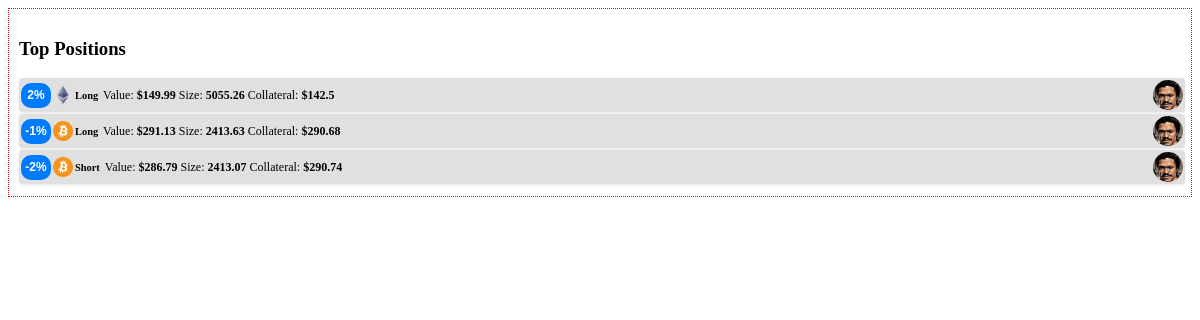
The app's page /positions/top_positions, older data.
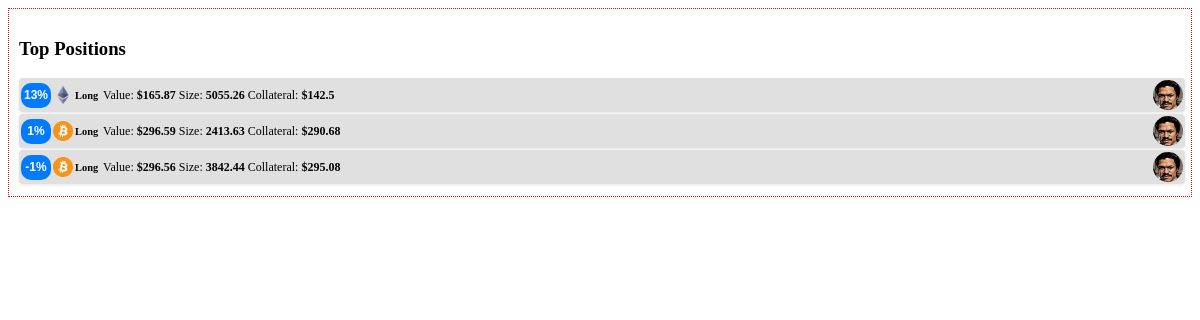
The same page, newer data.
### tables this page shows
CREATE TABLE positions (
        id TEXT PRIMARY KEY,
        asset_type TEXT,
        position_type TEXT,
        entry_price REAL,
        liquidation_price REAL,
        current_travel_percent REAL,
        value REAL,
        collateral REAL,
        size REAL,
        leverage REAL,
        wallet_name TEXT,
        last_updated DATETIME,
        alert_reference_id TEXT,
        hedge_buddy_id TEXT,
        current_price REAL,
        liquidation_distance REAL,
        heat_index REAL,
        current_heat_index REAL,
        pnl_after_fees_usd REAL
    );

### positions/positions_bp.py (the view)
@positions_bp.route("/top_positions", methods=["GET"])
@positions_bp.route("/top_positions", methods=["GET"])
def show_top_positions():
    try:
        all_positions = PositionService.get_all_positions(DB_PATH)
        valid_positions = [pos for pos in all_positions if pos.get("current_travel_percent") is not None]
        top_positions = sorted(valid_positions, key=lambda pos: pos["current_travel_percent"], reverse=True)[:3]
        bottom_positions = sorted(valid_positions, key=lambda pos: pos["current_travel_percent"])[:3]
        print("DEBUG: Alert States for Top Positions:")
        for pos in top_positions:
            print("Top Position - ID: {}, Alert State: {}".format(pos.get("id", "unknown"),
                                                                  pos.get("alert_state", "N/A")))
        print("DEBUG: Alert States for Bottom Positions:")
        for pos in bottom_positions:
            print("Bottom Position - ID: {}, Alert State: {}".format(pos.get("id", "unknown"),
                                                                     pos.get("alert_state", "N/A")))
        return render_template("top_positions.html", top_positions=top_positions, bottom_positions=bottom_positions)
    except Exception as e:
        print("Error retrieving top positions: {}".format(e))
        return render_template("top_positions.html", top_positions=[], bottom_positions=[])

### data/data_locker.py (called while the page is built)
    @classmethod
    def get_instance(cls, db_path: Optional[str] = None) -> 'DataLocker':
        if cls._instance is None:
            cls._instance = cls(db_path)
        return cls._instance

    def read_positions(self):
        cursor = self.conn.cursor()
        cursor.execute("SELECT * FROM positions")
        rows = cursor.fetchall()
        cursor.close()
        return rows

### launch_pad.py (called while the page is built)
@app.context_processor
def update_theme_context():
    config_path = current_app.config.get("CONFIG_PATH", CONFIG_PATH)
    try:
        with open(config_path, 'r') as f:
            conf = json.load(f)
    except Exception as e:
        conf = {}
    theme = {
        'sidebar': {
            'bg': conf.get('sidebar_bg', 'bg-primary'),
            'color_mode': conf.get('sidebar_mode', 'dark')
        },
        'navbar': {
            'bg': conf.get('navbar_bg', 'bg-secondary'),
            'color_mode': conf.get('navbar_mode', 'dark')
        }
    }
    return dict(theme=theme)

### utils/calc_services.py (called while the page is built)
    def calculate_value(self, position):
        size = float(position.get("size", 0.0))
        return round(size, 2)

### templates/top_positions.html (shortened to what this page needs)
<div class="invisible-container" style="border: 1px dotted red; padding: 10px;">
  <div class="card">
    <div class="card-header">
      <h3 class="card-title">Top Positions</h3>
    </div>
    <div class="card-body">
      {% if top_positions %}
        {% for pos in top_positions %}
          {% set box_class = "text-bg-blue" %}
          {% if pos.alert_state == "alert-low" %}
            {% set box_class = "text-bg-success" %}
          {% elif pos.alert_state == "alert-medium" %}
            {% set box_class = "text-bg-warning" %}
          {% elif pos.alert_state == "alert-high" %}
            {% set box_class = "text-bg-danger" %}
          {% endif %}
          <div class="info-box">
            <span class="info-box-icon {{ box_class }} text-white">
              <span class="small-percentage">
                {{ pos.current_travel_percent | round(0, 'floor') | int }}%
              </span>
            </span>
            <div class="info-box-content">
              <div class="info-box-asset">
                <span class="info-box-extra">
                  <img src="{{ url_for('static', filename='images/' ~ pos.asset_type|lower ~ '_logo.png') }}"
                       alt="{{ pos.asset_type }} Logo"
                       onerror="this.onerror=null;this.src='{{ url_for('static', filename='images/default_logo.png') }}';">
                  <span>{{ pos.position_type }}</span>
                </span>
                <div class="info-box-details">
                  <span>Value: <strong>${{ pos.value }}</strong></span>
                  <span>Size: <strong>{{ pos.size }}</strong></span>
                  <span>Collateral: <strong>${{ pos.collateral }}</strong></span>
                </div>
              </div>
            </div>
            <div class="info-box-wallet">
              <img src="{{ pos.wallet_image or url_for('static', filename='images/landovault.jpg') }}"
                   alt="Wallet Logo"
                   onerror="this.onerror=null;this.src='{{ url_for('static', filename='images/landovault.jpg') }}';">
            </div>
          </div>
        {% endfor %}
      {% endif %}
    </div>
  </div>
</div>

Row changes from the older to the newer data that the page shows:
no longer on this page (row edited): positions: current_travel_percent "-2", position_type "Short", value "286.79", size "2413.07", collateral "290.74"
changed positions (number 1 of 3 on the later page): current_travel_percent "2" → "13"; value "149.99" → "165.87"
changed positions (number 2 of 3 on the later page): current_travel_percent "-1" → "1"; value "291.13" → "296.59"
now on this page (row edited): positions: current_travel_percent "-1", position_type "Long", value "296.56", size "3842.44", collateral "295.08"
